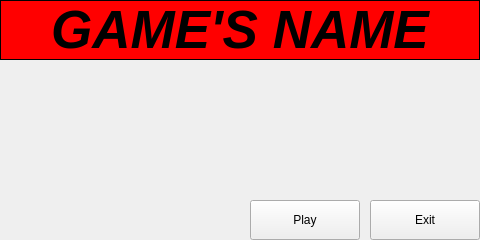
<?xml version="1.0" encoding="UTF-8"?>
<ui version="4.0">
 <class>downloadLauncher</class>
 <widget class="QWidget" name="downloadLauncher">
  <property name="geometry">
   <rect>
    <x>0</x>
    <y>0</y>
    <width>480</width>
    <height>240</height>
   </rect>
  </property>
  <property name="windowTitle">
   <string>Form</string>
  </property>
  <widget class="QLabel" name="label1">
   <property name="geometry">
    <rect>
     <x>0</x>
     <y>0</y>
     <width>480</width>
     <height>60</height>
    </rect>
   </property>
   <property name="palette">
    <palette>
     <active>
      <colorrole role="Base">
       <brush brushstyle="SolidPattern">
        <color alpha="255">
         <red>255</red>
         <green>255</green>
         <blue>255</blue>
        </color>
       </brush>
      </colorrole>
      <colorrole role="Window">
       <brush brushstyle="SolidPattern">
        <color alpha="255">
         <red>255</red>
         <green>0</green>
         <blue>0</blue>
        </color>
       </brush>
      </colorrole>
     </active>
     <inactive>
      <colorrole role="Base">
       <brush brushstyle="SolidPattern">
        <color alpha="255">
         <red>255</red>
         <green>255</green>
         <blue>255</blue>
        </color>
       </brush>
      </colorrole>
      <colorrole role="Window">
       <brush brushstyle="SolidPattern">
        <color alpha="255">
         <red>255</red>
         <green>0</green>
         <blue>0</blue>
        </color>
       </brush>
      </colorrole>
     </inactive>
     <disabled>
      <colorrole role="Base">
       <brush brushstyle="SolidPattern">
        <color alpha="255">
         <red>255</red>
         <green>0</green>
         <blue>0</blue>
        </color>
       </brush>
      </colorrole>
      <colorrole role="Window">
       <brush brushstyle="SolidPattern">
        <color alpha="255">
         <red>255</red>
         <green>0</green>
         <blue>0</blue>
        </color>
       </brush>
      </colorrole>
     </disabled>
    </palette>
   </property>
   <property name="font">
    <font>
     <pointsize>40</pointsize>
     <weight>75</weight>
     <italic>true</italic>
     <bold>true</bold>
     <underline>false</underline>
     <strikeout>false</strikeout>
     <stylestrategy>PreferAntialias</stylestrategy>
     <kerning>false</kerning>
    </font>
   </property>
   <property name="autoFillBackground">
    <bool>true</bool>
   </property>
   <property name="frameShape">
    <enum>QFrame::Box</enum>
   </property>
   <property name="text">
    <string notr="true">GAME'S NAME</string>
   </property>
   <property name="scaledContents">
    <bool>false</bool>
   </property>
   <property name="alignment">
    <set>Qt::AlignCenter</set>
   </property>
   <property name="textInteractionFlags">
    <set>Qt::NoTextInteraction</set>
   </property>
  </widget>
  <widget class="QPushButton" name="play">
   <property name="enabled">
    <bool>true</bool>
   </property>
   <property name="geometry">
    <rect>
     <x>250</x>
     <y>200</y>
     <width>110</width>
     <height>40</height>
    </rect>
   </property>
   <property name="text">
    <string>Play</string>
   </property>
  </widget>
  <widget class="QPushButton" name="exit">
   <property name="geometry">
    <rect>
     <x>370</x>
     <y>200</y>
     <width>110</width>
     <height>40</height>
    </rect>
   </property>
   <property name="text">
    <string>Exit</string>
   </property>
  </widget>
 </widget>
 <resources/>
 <connections/>
</ui>
